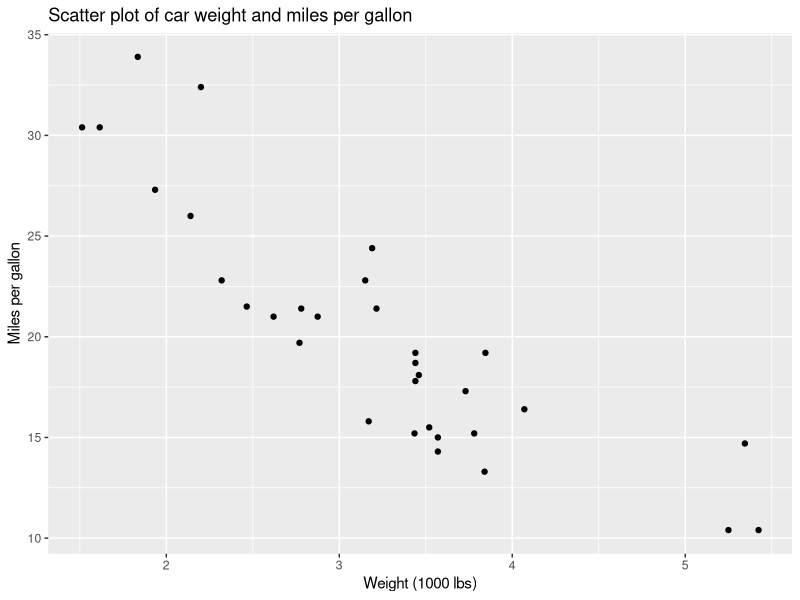

The R source for this figure:
## ---- chunk 1
knitr::opts_chunk$set(echo = TRUE)
## ---- chunk 2
set.seed(123)
x <- 10
y <- 14
z <- x + y
z
## ---- chunk 3
library(ggplot2)

ggplot(mtcars, aes(x = wt, y = mpg)) + 
     geom_point() +
     labs(title = "Scatter plot of car weight and miles per gallon",
          x = "Weight (1000 lbs)",
          y = "Miles per gallon")
